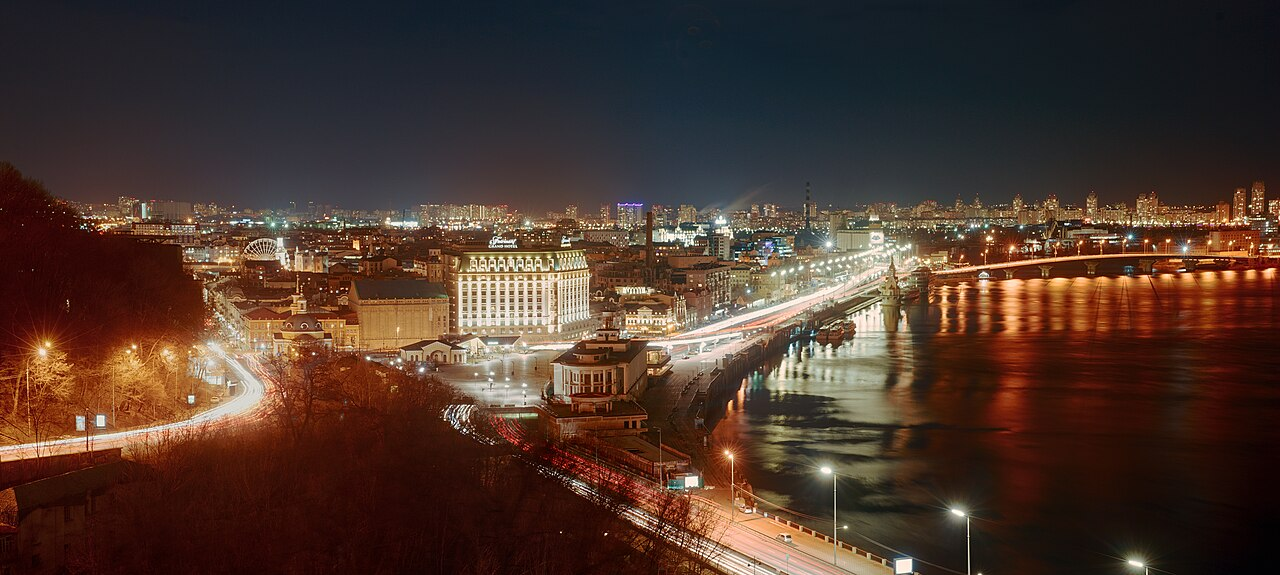
#> input picture assets/hero_kyiv.jpg, 1280 x 575 px
$ python render.py
#> lines starting #> are read from the running program, lines starting #| are printed output that depends on the picture
#!/usr/bin/env python3
"""Render the V4 FINAL R3 PressPoint-reference magazine cover for
news-image-20261120 — edition: Friday, November 20, 2026.

Rebuilds v4-presspoint to match the LAYOUT of the reference image the
user uploaded (file_00000000ae1882078341f34fe57eba01.png) — layout and
style only, NOT its content (no 21 Nov date, no generic headlines,
no summit photo, no AFP/BBC source list).

Layout (1024x1024), adapted from the reference:
  header 0-76   : one row — big navy date | WORLD BRIEFING | red
                  BREAKING NEWS strip (label + arrow + headline);
                  thin navy divider below
  hero   76-470 : full-bleed Kyiv night photo, red category chip,
                  huge white headline + deck over a controlled dark
                  gradient, thin red accent line under the deck
  grid   482-968: 4x2 cards (235x237) — photo on top (cover crop),
                  coloured category chip overlaid bottom-left ON the
                  photo, bold headline + grey deck below on white
  footer 968-1024: dark navy bar — globe icon, date, sources,
                  photo-credit line, red diagonal accent at right

Exactly 9 stories (1 hero + 8 supporting) with the same headlines,
facts, figures, decks and sources as v4-presspoint, and the same
licensed photos (see PHOTOS.md). DROPPED vs v4-presspoint: the France
UNSC meeting story — it is a direct reaction to the hero story (the
Kyiv strikes), so the most duplicative of the 9; the user directed
8 supporting stories "sesuai gambar referensi". The reference look
REQUIRES cover-cropping the photos to fixed frames; the earlier
no-crop rule (R2) is set aside per the user's reference instruction
— R2 stays preserved as an alternative, and the 3x3 version of this
build is kept as entry-3x3.png. No timestamps, no randomness, no
network; two runs are byte-identical.
"""
import os
from PIL import Image, ImageDraw, ImageFont

HERE = os.path.dirname(os.path.abspath(__file__))
W, H = 1024, 1024
MARGIN = 24
CW = W - 2 * MARGIN  # 976

# ---- palette ---------------------------------------------------------
NAVY = (14, 27, 46)        # deep navy: primary text / footer bar
INK = (11, 21, 38)         # near-black headlines
RED = (217, 43, 43)        # breaking red / hero chip
RED_DARK = (168, 30, 30)   # second footer slash
BLUE = (29, 95, 214)       # MARKETS
PURPLE = (104, 74, 186)    # WASHINGTON
TEAL = (14, 124, 123)      # WEATHER
GREEN = (34, 139, 74)      # CLIMATE
STEEL = (47, 111, 179)     # UNITED NATIONS
ORANGE = (214, 110, 28)    # AFRICA
IVORY = (250, 247, 241)    # page background
WHITE = (255, 255, 255)
HAIR = (231, 226, 214)     # card hairlines
GREY = (95, 107, 122)      # metadata grey
DECK = (58, 69, 86)        # card deck grey-navy
FOOT_TXT = (225, 232, 240) # footer main text
FOOT_DIM = (150, 168, 190) # footer credit line

# ---- fonts (Inter variable, OFL, bundled) -----------------------------
_cache = {}


def inter(size, weight=400):
    key = (size, weight)
    if key not in _cache:
        f = ImageFont.truetype(os.path.join(HERE, "fonts", "InterVariable.ttf"), size)
        f.set_variation_by_axes([min(32, max(14, size)), weight])
        _cache[key] = f
    return _cache[key]


def wrap(d, text, font, max_w):
    lines, cur = [], ""
    for word in text.split():
        t = (cur + " " + word).strip()
        if d.textlength(t, font=font) <= max_w:
            cur = t
        else:
            if cur:
                lines.append(cur)
            cur = word
    if cur:
        lines.append(cur)
    return lines


def cover(img, tw, th, fy=0.5):
    """Scale image to cover (tw, th), cropping vertically at focus fy
    (0 = top of the excess, 1 = bottom), horizontally centred.
    This is the reference look: photos fill their frames."""
    w, h = img.size
    s = max(tw / w, th / h)
    nw, nh = round(w * s), round(h * s)
    img = img.resize((nw, nh), Image.LANCZOS)
    x = (nw - tw) // 2
    y = int(round(fy * (nh - th)))
    y = max(0, min(nh - th, y))
    return img.crop((x, y, x + tw, y + th)).convert("RGB")


def chip(d, x, y, text, font, bg, fg=WHITE, pad_x=9, h=20):
    w = int(d.textlength(text, font=font)) + 2 * pad_x
    d.rectangle([x, y, x + w, y + h], fill=bg)
    d.text((x + pad_x, y + h // 2), text, font=font, fill=fg, anchor="lm")
    return w


# ---- content: exactly 10 stories, Friday 20 November 2026 -----------
# (same headlines / facts / decks / sources as v4-presspoint)
HERO = {
    "photo": "hero_kyiv.jpg", "fy": 0.42,
    "chip": "WAR — UKRAINE · POLAND",
    "headline": "MISSILES FALL ON NATO SOIL",
    "deck": ("Russia's largest strike of the year: 110+ missiles, 400+ drones, "
             "at least 8 killed, 3 Kyiv bridges hit. A Kh-101 missile lands in "
             "Poland — NATO jets scrambled."),
}

# (photo, fy, kicker, chip colour, headline, deck)
CARDS = [
    ("nyse_alt.jpg", 0.40, "MARKETS", BLUE,
     "NASDAQ ERASES ITS YEAR",
     "Nasdaq -5.28%, -1,261 points — the second-biggest one-day drop ever. "
     "Anthropic -8.5% to $88.91."),
    ("trump.jpg", 0.45, "WASHINGTON", PURPLE,
     "TRUMP: “VERY GOOD” TALKS",
     "A day after Shenzhen, the White House hails the talks. AI guardrails "
     "keep humans in military-AI decisions."),
    ("akvan.jpg", 0.50, "WEATHER", TEAL,
     "CYCLONE AKVAN MAKES LANDFALL",
     "300,000+ evacuated; no deaths in first hours. The storm crossed near "
     "Gopalpur with winds to 90 km/h."),
    ("berlaymont.jpg", 0.45, "BRUSSELS", NAVY,
     "UK AND EU SEAL THE RESET",
     "Food checks scrapped, emissions systems linked; 100,000 youth visas "
     "a year."),
    ("peace_palace.jpg", 0.45, "JUSTICE", RED,
     "MYANMAR REJECTS 9–6 VERDICT",
     "Naypyitaw calls the 9–6 genocide verdict “unfair”; UK expels "
     "attaché."),
    ("antalya.jpg", 0.50, "CLIMATE", GREEN,
     "COP31 SLIPS INTO OVERTIME",
     "No deal by Friday's deadline; talks run into the weekend. Fossil-fuel "
     "phase-out cut from the draft."),
    ("unhq.jpg", 0.50, "UNITED NATIONS", STEEL,
     "RACE FOR UN CHIEF STALLS",
     "Two veto powers reject Grynspan; poll 10 in favour, 4 against."),
    ("diamond.jpg", 0.50, "AFRICA", ORANGE,
     "ANGOLA BUYS INTO DE BEERS",
     "Angola's Endiama pays $180m for a 10% stake in the diamond giant."),
]

BREAKING = "Russian missiles land in Poland — NATO jets scrambled"
DATE = "Friday, November 20, 2026"
SOURCES_LINE = "Sources: Reuters · AP · CNN · IMD · Asia Today"


def main():
    img = Image.new("RGB", (W, H), IVORY)
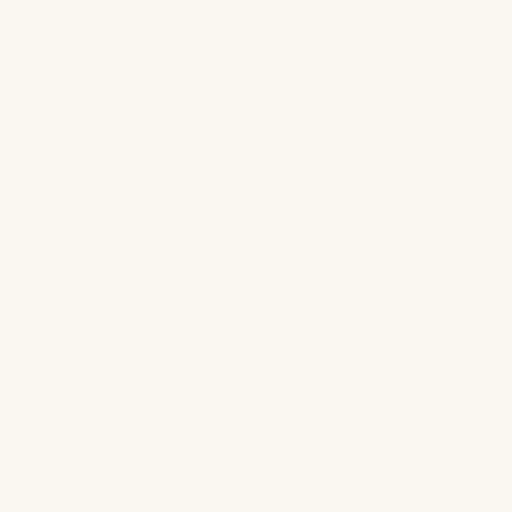
#> img: PIL image 1024x1024 RGB (shown at 1/2 size); mean R, G, B 250, 247, 241
    d = ImageDraw.Draw(img)

    # ---- header: one row (reference) ---------------------------------
    f_date = inter(32, 900)
    date_w = d.textlength(DATE, font=f_date)
#> date_w = 411.9
    d.text((MARGIN, 16), DATE, font=f_date, fill=NAVY)
    div_x = MARGIN + int(date_w) + 14
#> div_x = 449
    d.line([(div_x, 22), (div_x, 48)], fill=NAVY, width=2)
    f_wb = inter(11, 700)
    wb_x = div_x + 14
#> wb_x = 463
    wb_w = d.textlength("WORLD BRIEFING", font=f_wb)
#> wb_w = 94.06
    d.text((wb_x, 26), "WORLD BRIEFING", font=f_wb, fill=NAVY)

    # red breaking strip on the right of the same row
    strip_x = wb_x + int(wb_w) + 16
#> strip_x = 573
    strip_w = (W - MARGIN) - strip_x
#> strip_w = 427
    d.rectangle([strip_x, 14, W - MARGIN, 50], fill=RED)
    f_lab = inter(11, 800)
    f_brk = inter(10.5, 500)
    lab_w = d.textlength("BREAKING NEWS", font=f_lab)
#> lab_w = 94.08
    arr_w = d.textlength(" › ", font=inter(12, 800))
#> arr_w = 10.66
    brk_w = d.textlength(BREAKING, font=f_brk)
#> brk_w = 264.2
    need = 10 + lab_w + 6 + arr_w + 6 + brk_w + 10
#> need = 400.9
    assert need <= strip_w, f"breaking strip overflow: need {need}, have {strip_w}"
    tx = strip_x + 10
#> tx = 583
    d.text((tx, 32), "BREAKING NEWS", font=f_lab, fill=WHITE, anchor="lm")
    tx += lab_w + 6
#> tx = 683.1
    d.text((tx, 32), "›", font=inter(12, 800), fill=WHITE, anchor="lm")
    tx += arr_w + 6
#> tx = 699.7
    d.text((tx, 32), BREAKING, font=f_brk, fill=WHITE, anchor="lm")

    # thin navy divider below the header row
    d.line([(MARGIN, 68), (W - MARGIN, 68)], fill=NAVY, width=2)

    # ---- hero: full-bleed photo, overlay text ------------------------
    HERO_Y0, HERO_Y1 = 76, 470
    hero = Image.open(os.path.join(HERE, "assets", HERO["photo"]))
#> hero is the input picture: PIL image 1280x575 RGB; mean R, G, B 76.4, 54.6, 44.6
    hero = cover(hero, W, HERO_Y1 - HERO_Y0, HERO["fy"])
#> in cover, `return img.crop((x, y, x + tw, y + th)).convert("RGB")`:
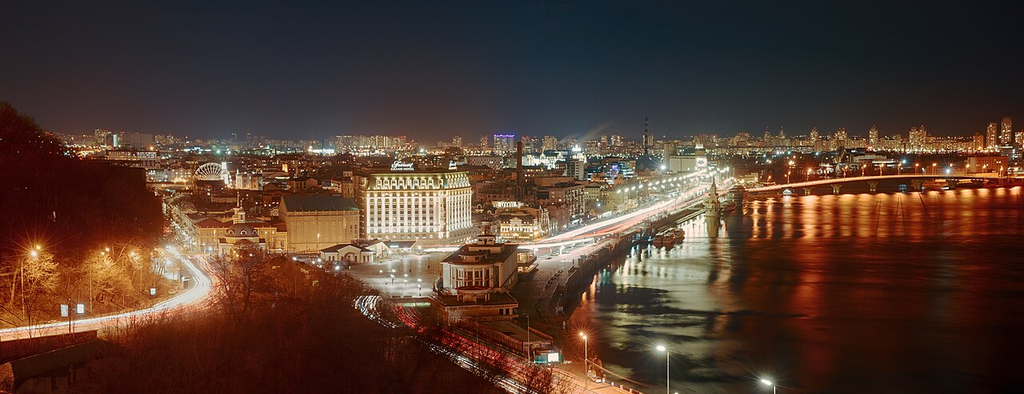
#> returned value: PIL image 1024x394 RGB; mean R, G, B 81.7, 58.3, 46.9
    img.paste(hero, (0, HERO_Y0))
#> img: PIL image 1024x1024 RGB
    # dark gradient over the lower part of the photo
    overlay = Image.new("RGBA", (W, H), (0, 0, 0, 0))
#> overlay: PIL image 1024x1024 RGBA; every value is 0
    od = ImageDraw.Draw(overlay)
    gy0, gy1 = HERO_Y0 + 124, HERO_Y1
    for y in range(gy0, gy1):
        a = int(225 * (y - gy0) / (gy1 - gy0))
        od.line([(0, y), (W, y)], fill=(5, 10, 20, a))
    img.paste(Image.alpha_composite(img.convert("RGBA"), overlay).convert("RGB"), (0, 0))
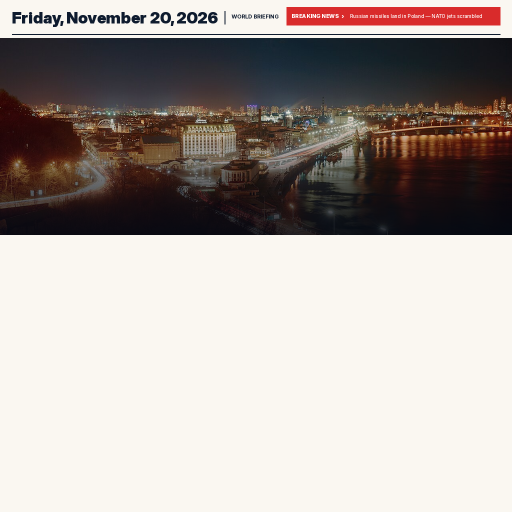
#> img: PIL image 1024x1024 RGB (shown at 1/2 size); mean R, G, B 173.1, 164.7, 160.2
    d = ImageDraw.Draw(img)
    chip(d, MARGIN, 310, HERO["chip"], inter(12, 800), RED, h=24)
    f_hero = inter(46, 800)
    assert d.textlength(HERO["headline"], font=f_hero) <= CW, "hero headline too wide"
    d.text((MARGIN, 342), HERO["headline"], font=f_hero, fill=WHITE)
    f_deck = inter(15, 500)
    lines = wrap(d, HERO["deck"], f_deck, CW)
#> lines = 2 items
    assert len(lines) <= 2, f"hero deck wraps to {len(lines)} lines"
    y = 398
    for ln in lines:
        d.text((MARGIN, y), ln, font=f_deck, fill=(235, 238, 242))
        y += 20
#> this loop made 2 passes
#> y on pass 1: 418
#> (ln, y) on pass 2: ('NATO jets scrambled.', 438)
#> after the loop, y = 438
    # thin red accent line under the deck (reference)
    d.rectangle([MARGIN, 450, MARGIN + 64, 453], fill=RED)

    # ---- 4x2 card grid (reference card style, 8 supporting stories) --
    grid_y0, gap, cw_, ch_, ph_ = 482, 12, 235, 237, 135
    f_head = inter(16, 800)
    f_cdeck = inter(11, 400)
    f_chip = inter(10, 800)
    for i, (photo, fy, kick, color, head, deck) in enumerate(CARDS):
        r, c = divmod(i, 4)
        cx = MARGIN + c * (cw_ + gap)
        cy = grid_y0 + r * (ch_ + gap)
        d.rectangle([cx, cy, cx + cw_, cy + ch_], fill=WHITE, outline=HAIR)
        ph = Image.open(os.path.join(HERE, "assets", photo))
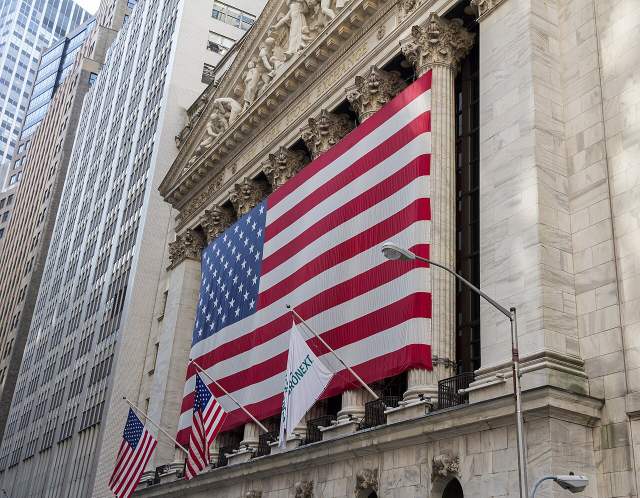
#> input picture assets/nyse_alt.jpg, 1280 x 995 px (shown at 1/2 size)
#> ph is the input picture: PIL image 1280x995 RGB; mean R, G, B 142.6, 131.1, 131.5
        ph = cover(ph, cw_, ph_, fy)
#> call 2 of cover, with tw = 235, th = 135, fy = 0.4
#> in cover (call 2), `img = img.resize((nw, nh), Image.LANCZOS)`:
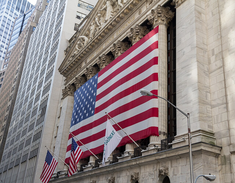
#> img: PIL image 235x183 RGB; mean R, G, B 142.6, 131.1, 131.5
#> in cover (call 2), `return img.crop((x, y, x + tw, y + th)).convert("RGB")`:
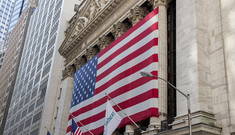
#> returned value: PIL image 235x135 RGB; mean R, G, B 145.2, 132, 133.8
        img.paste(ph, (cx, cy))
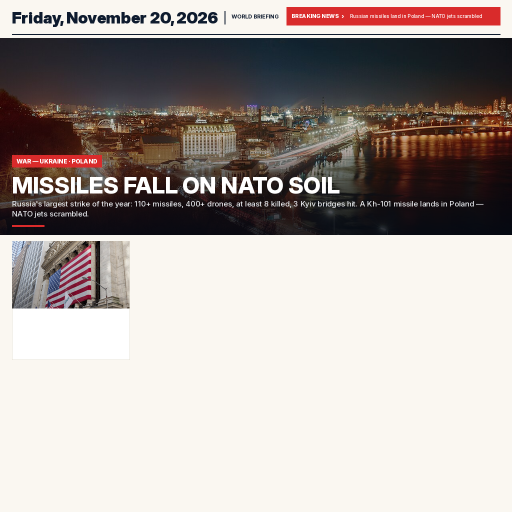
#> img: PIL image 1024x1024 RGB (shown at 1/2 size); mean R, G, B 173.4, 164.5, 160.5
        # coloured category chip overlaid bottom-left ON the photo
        chip(d, cx + 8, cy + ph_ - 8 - 20, kick, f_chip, color, h=20)
        hlines = wrap(d, head, f_head, cw_ - 24)
#> hlines = ['NASDAQ ERASES ITS', 'YEAR']
        assert len(hlines) <= 2, f"headline wraps to {len(hlines)} lines: {head}"
        y = cy + 143
        for ln in hlines:
            d.text((cx + 12, y), ln, font=f_head, fill=INK)
            y += 18
#> this loop made 2 passes
#> (ln, y) on passes 1 to 2: ('NASDAQ ERASES ITS', 643), ('YEAR', 661)
#> after the loop, y = 661
        lines = wrap(d, deck, f_cdeck, cw_ - 24)
#> lines = ['Nasdaq -5.28%, -1,261 points — the', 'second-biggest one-day drop ever.', 'Anthropic -8.5% to $88.91.']
        assert len(lines) <= 3, f"deck wraps to {len(lines)} lines: {deck}"
        y = cy + 183
        for ln in lines:
            d.text((cx + 12, y), ln, font=f_cdeck, fill=DECK)
            y += 13
#> this loop made 3 passes
#> (ln, y) on passes 1 to 3: ('Nasdaq -5.28%, -1,261 points — the', 678), ('second-biggest one-day drop ever.', 691), ('Anthropic -8.5% to $88.91.', 704)
#> after the loop, y = 704
        assert y <= cy + ch_ - 8, f"card {i+1} text overflows"
#> pass 2 of the loop in main, `for i, (photo, fy, kick, color, head, deck) in enumerate(CARDS):`:
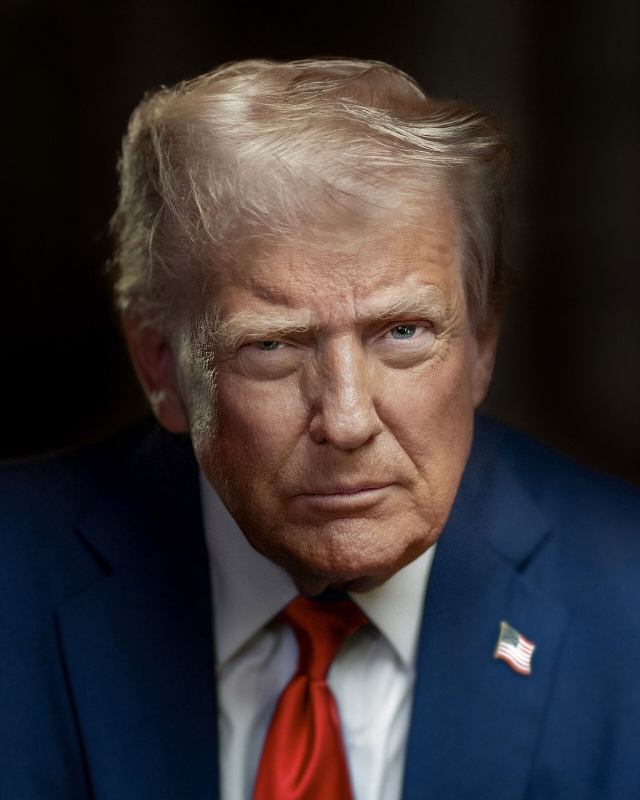
#> input picture assets/trump.jpg, 1280 x 1600 px (shown at 1/2 size)
#> in main, ph is the input picture: PIL image 1280x1600 RGB; mean R, G, B 58.3, 50.8, 51.8
#> in cover (call 3), `return img.crop((x, y, x + tw, y + th)).convert("RGB")`:
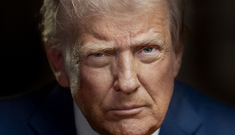
#> returned value: PIL image 235x135 RGB; mean R, G, B 67.4, 52.5, 47.5
#> in main, `img.paste(ph, (cx, cy))`:
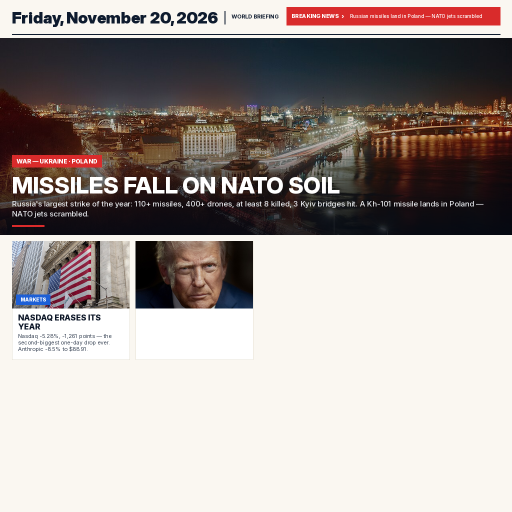
#> img: PIL image 1024x1024 RGB (shown at 1/2 size); mean R, G, B 167.4, 158.3, 154.6
#> hlines = ['TRUMP: “VERY GOOD”', 'TALKS']
#> the loop in main, `for ln in hlines:` made 2 passes
#> after the loop in main, `for ln in hlines:`: y = 661
#> in main, `lines = wrap(d, deck, f_cdeck, cw_ - 24)`: lines = ['A day after Shenzhen, the White House', 'hails the talks. AI guardrails keep', 'humans in military-AI decisions.']
#> the loop in main, `for ln in lines:` made 3 passes
#> (ln, y) on passes 1 to 3: ('A day after Shenzhen, the White House', 678), ('hails the talks. AI guardrails keep', 691), ('humans in military-AI decisions.', 704)
#> after the loop in main, `for ln in lines:`: y = 704
#> pass 3 of the loop in main, `for i, (photo, fy, kick, color, head, deck) in enumerate(CARDS):`:
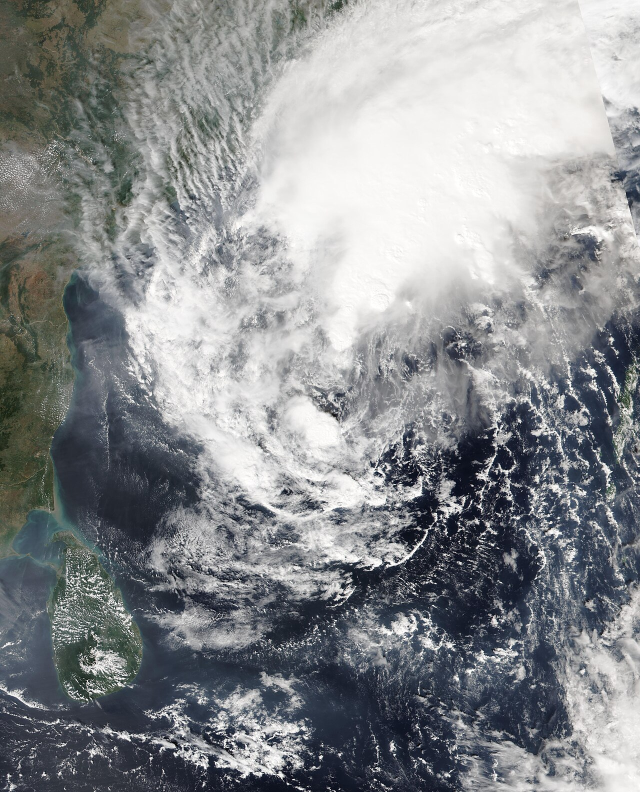
#> input picture assets/akvan.jpg, 1280 x 1584 px (shown at 1/2 size)
#> in main, ph is the input picture: PIL image 1280x1584 RGB; mean R, G, B 138.2, 141, 143.4
#> in cover (call 4), `return img.crop((x, y, x + tw, y + th)).convert("RGB")`:
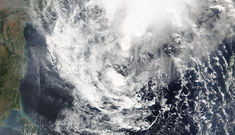
#> returned value: PIL image 235x135 RGB; mean R, G, B 139.5, 142.2, 144.6
#> in main, `img.paste(ph, (cx, cy))`:
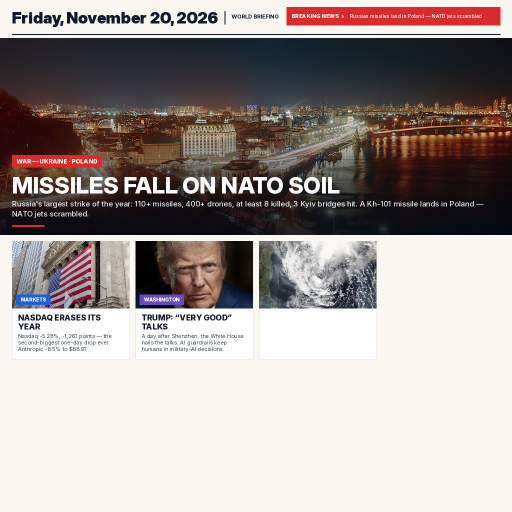
#> img: PIL image 1024x1024 RGB (shown at 1/2 size); mean R, G, B 163.9, 155, 151.9
#> hlines = ['CYCLONE AKVAN MAKES', 'LANDFALL']
#> the loop in main, `for ln in hlines:` made 2 passes
#> after the loop in main, `for ln in hlines:`: y = 661
#> in main, `lines = wrap(d, deck, f_cdeck, cw_ - 24)`: lines = ['300,000+ evacuated; no deaths in first', 'hours. The storm crossed near Gopalpur', 'with winds to 90 km/h.']
#> the loop in main, `for ln in lines:` made 3 passes
#> (ln, y) on passes 1 to 3: ('300,000+ evacuated; no deaths in first', 678), ('hours. The storm crossed near Gopalpur', 691), ('with winds to 90 km/h.', 704)
#> after the loop in main, `for ln in lines:`: y = 704
#> the loop made 7 passes; the first 3 are shown

    # ---- footer: dark navy bar (reference) ---------------------------
    d.rectangle([0, 968, W, H], fill=NAVY)
    # globe icon: circle + vertical ellipse + horizontal line
    d.ellipse([26, 984, 52, 1010], outline=WHITE, width=2)
    d.ellipse([33, 984, 45, 1010], outline=WHITE, width=1)
    d.line([(26, 997), (52, 997)], fill=WHITE, width=1)
    f_fdate = inter(13, 800)
    fdate_w = d.textlength(DATE, font=f_fdate)
    d.text((62, 990), DATE, font=f_fdate, fill=WHITE, anchor="lm")
    fdiv_x = 62 + int(fdate_w) + 12
    d.line([(fdiv_x, 984), (fdiv_x, 1000)], fill=(120, 140, 165), width=1)
    f_src = inter(12, 500)
    d.text((fdiv_x + 12, 990), SOURCES_LINE, font=f_src, fill=FOOT_TXT, anchor="lm")
    d.text((MARGIN, 1012), "PHOTOS: WIKIMEDIA COMMONS (CC BY / CC BY-SA / CC0) · "
           "NOAA · SMITHSONIAN · WHITE HOUSE — FULL CREDITS IN REPO",
           font=inter(9, 400), fill=FOOT_DIM)
    # red diagonal accent at the right edge (reference)
    d.polygon([(950, 968), (968, 968), (950, 1024), (932, 1024)], fill=RED)
    d.polygon([(976, 968), (994, 968), (976, 1024), (958, 1024)], fill=RED_DARK)

    out = os.path.join(HERE, "entry.png")
    img.save(out, "PNG")
    print("wrote", out, os.path.getsize(out), "bytes")


if __name__ == "__main__":
#> (the run stopped early here; a loop or call above may not have finished)
